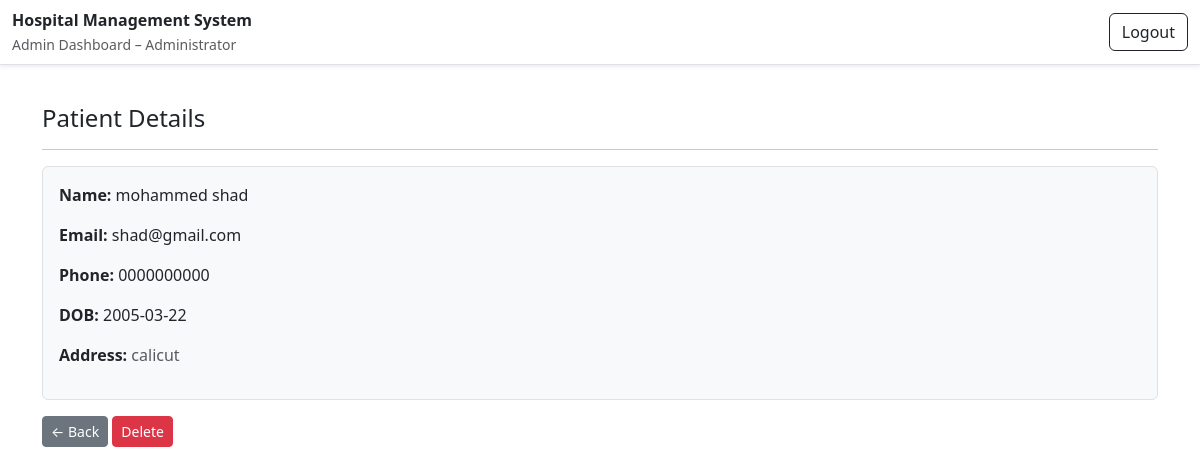
The app's page /admin/patient/1 (signed in), older data.
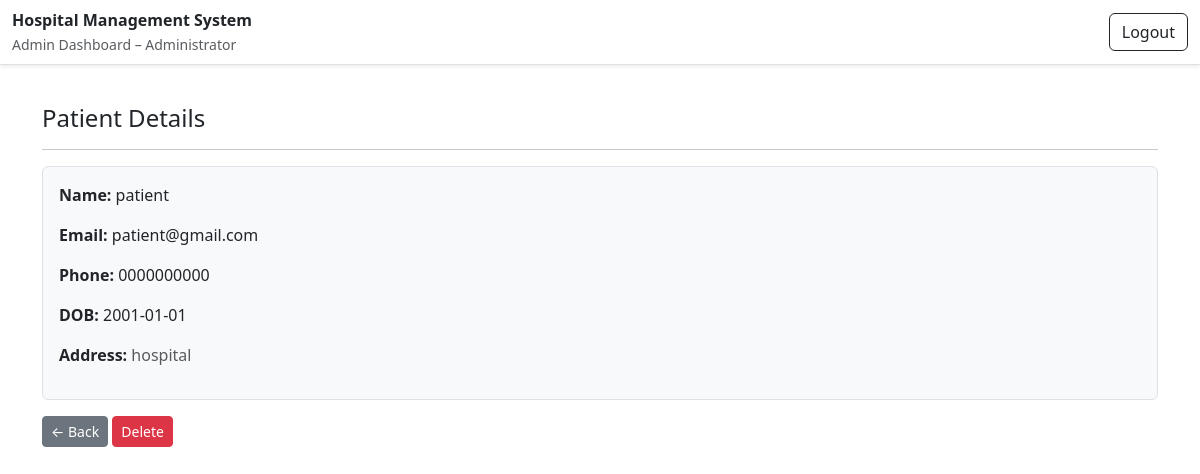
The same page, newer data.
### database/model.py (models this page shows)
class Patient(db.Model):
  patient_id = db.Column(db.Integer, primary_key=True)
  full_name = db.Column(db.String(64), nullable = False)
  email = db.Column(db.String(254), nullable=False, unique=True)
  password = db.Column(db.String(256), nullable=False)
  phone_no = db.Column(db.String(15), nullable = False)
  dob = db.Column(db.Date, nullable=False)
  address = db.Column(db.Text, nullable=False)
  appointments = db.relationship('Appointment', backref='patient', lazy=True)

### controllers/admin.py (the view)
    @app.route("/admin/patient/<int:patient_id>")
    @admin_required
    def view_patient(patient_id):
        patient = Patient.query.get(patient_id)
        if not patient:
            flash("Patient not found.", "warning")
            return redirect(url_for("admin_role_tab", role="patients"))
        return render_template("admin/patient_detail.html", patient=patient)

### controllers/admin.py (called while the page is built)
def admin_required(view_func):
    @wraps(view_func)
    def wrapper(*args, **kwargs):
        if 'user_id' not in session:
            flash('Please log in first.')
            return redirect(url_for('login'))
        if session.get('role') != 'admin':
            flash('Access denied: Admins only.')
            return redirect(url_for('login'))
        return view_func(*args, **kwargs)
    return wrapper

### templates/admin/patient_detail.html (shortened to what this page needs)
{% extends "admin/admin_base.html" %}
{% block content %}
<div class="container mt-4">
  <h4>Patient Details</h4>
  <hr>
  {% if patient %}
    <div class="border rounded p-3 mb-3 bg-light">
      <p><strong>Name:</strong> {{ patient.full_name }}</p>
      <p><strong>Email:</strong> {{ patient.email }}</p>
      <p><strong>Phone:</strong> {{ patient.phone_no }}</p>
      {% if patient.dob %}
        <p><strong>DOB:</strong> {{ patient.dob }}</p>
      {% endif %}
      <p>
        <strong>Address:</strong>
        <span class="text-muted">{{ patient.address }}</span>
      </p>
    </div>
    <div class="mt-3">
      <a href="{{ url_for('admin_role_tab', role='patients') }}" class="btn btn-secondary btn-sm">← Back</a>
      <form method="post" action="{{ url_for('delete_patient', patient_id=patient.patient_id) }}"
            style="display:inline;" onsubmit="return confirm('Delete this patient?');">
        <button type="submit" class="btn btn-danger btn-sm">Delete</button>
      </form>
    </div>
  {% else %}
    <div class="alert alert-warning">Patient not found.</div>
  {% endif %}
</div>
{% endblock %}

### templates/admin/admin_base.html (shortened to what this page needs)
<!DOCTYPE html>
<html lang="en">
<head>
    <link href="https://cdn.jsdelivr.net/npm/bootstrap@5.3.2/dist/css/bootstrap.min.css" rel="stylesheet">
</head>
<body>
  <nav class="navbar navbar-light bg-white border-bottom shadow-sm fixed-top">
    <div class="container-fluid">
      <div>
        <div class="fw-semibold">Hospital Management System</div>
        <small class="text-muted">Admin Dashboard – Administrator</small>
      </div>
      <div class="d-flex align-items-center gap-2">
        <form method="post" action="{{ url_for('logout') }}">
          <button class="btn btn-outline-dark d-flex align-items-center gap-2" type="submit">
            Logout
          </button>
        </form>
      </div>
    </div>
  </nav>
  <main class="container-fluid py-3">
    {% block content %}{% endblock %}
  </main>
</body>
</html>

### templates/admin/admin_base.html (style rules this page uses)
body { padding-top: 64px; }

Row changes from the older to the newer data that the page shows:
changed Patient: full_name "mohammed shad" → "patient"; email "shad@gmail.com" → "patient@gmail.com"; dob "2005-03-22" → "2001-01-01"; address "calicut" → "hospital"
